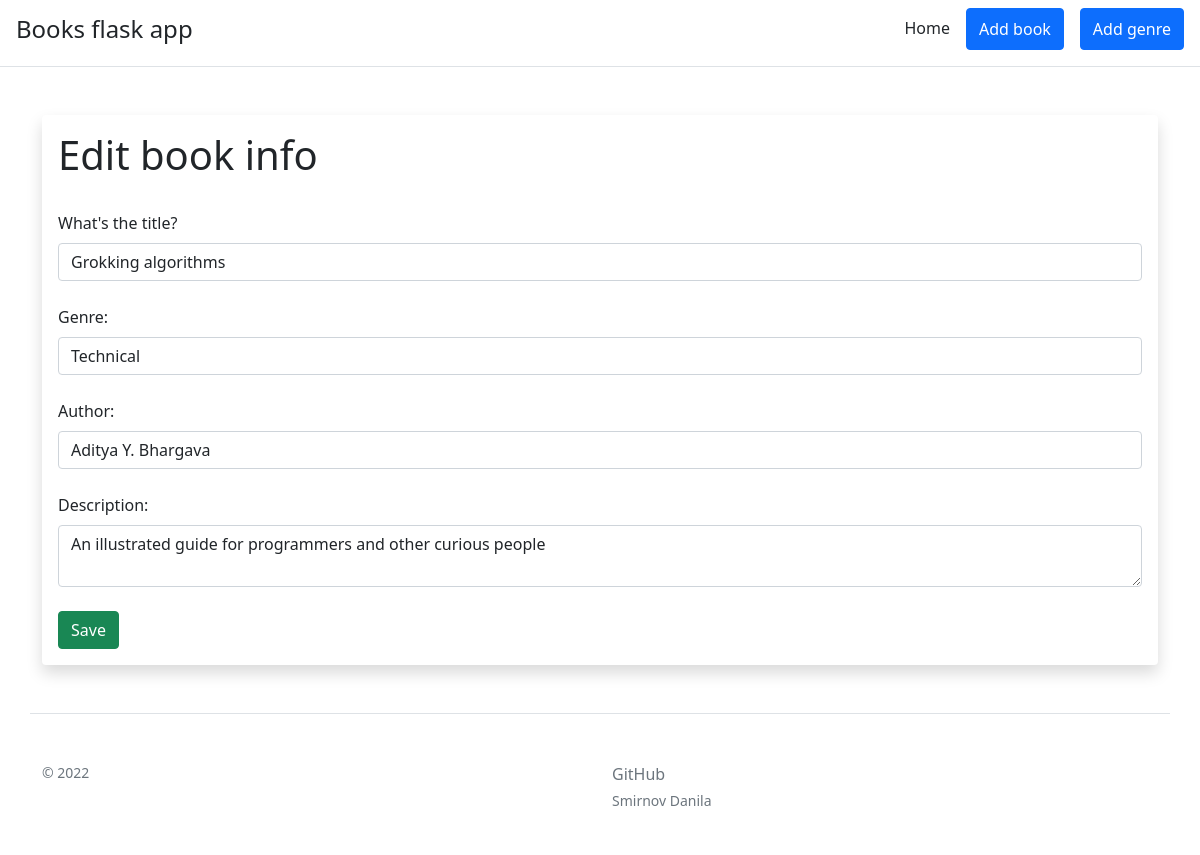
/2/update, run on the app's committed database.
### app.py (models this page shows, shortened)
class Books(db.Model):
    id = db.Column(db.Integer, primary_key=True)
    title = db.Column(db.String(100), nullable=False)
    genre = db.Column(db.Integer, db.ForeignKey('genres.id'), nullable=False)
    author = db.Column(db.String(100), nullable=False)
    description = db.Column(db.String(500), nullable=False)
    date = db.Column(db.DateTime, default=datetime.utcnow)

### app.py (the view, shortened to what this page needs)
@app.route('/<int:id>/update', methods=['GET', 'POST'])
def book_update(id):
    book = db.session.query(Books).get_or_404(id)
    form = BookForm(obj=book)
    form.genre.choices = [(g.id, g.name) for g in Genres.query.order_by('name')]
    return render_template('book_update.html', form=form)

### forms.py
class BookForm(FlaskForm):
    title = StringField("What's the title?", validators=[DataRequired()])
    genre = SelectField('Genre: ', coerce=int, validators=[DataRequired()])
    author = StringField("Author: ", validators=[DataRequired()])
    description = TextAreaField('Description: ', validators=[DataRequired()])
    submit = SubmitField('Save')

### templates/book_update.html (shortened to what this page needs)
{% extends 'base.html' %}
{% block body %}
<div class="container mt-5 mb-5">
    <div class="shadow p-3 mb-5 bg-body rounded">
        <h1>Edit book info</h1>
        <br>
        <form method="POST">
            {{ form.title.label(class='form-label') }}
            {{ form.title(class='form-control') }}
            <br>
            {{ form.genre.label(class='form-label') }}
            {{ form.genre(class='form-control') }}
            <br>
            {{ form.author.label(class='form-label') }}
            {{ form.author(class='form-control') }}
            <br>
            {{ form.description.label(class='form-label') }}
            {{ form.description(class='form-control') }}
            <br>
            {{ form.submit(class="btn btn-success") }}
        </form>
    </div>
</div>
{% endblock %}

### data on the page
Books: title "Grokking algorithms", genre "Technical", author "Aditya Y. Bhargava", description "An illustrated guide for programmers and other curious people"
